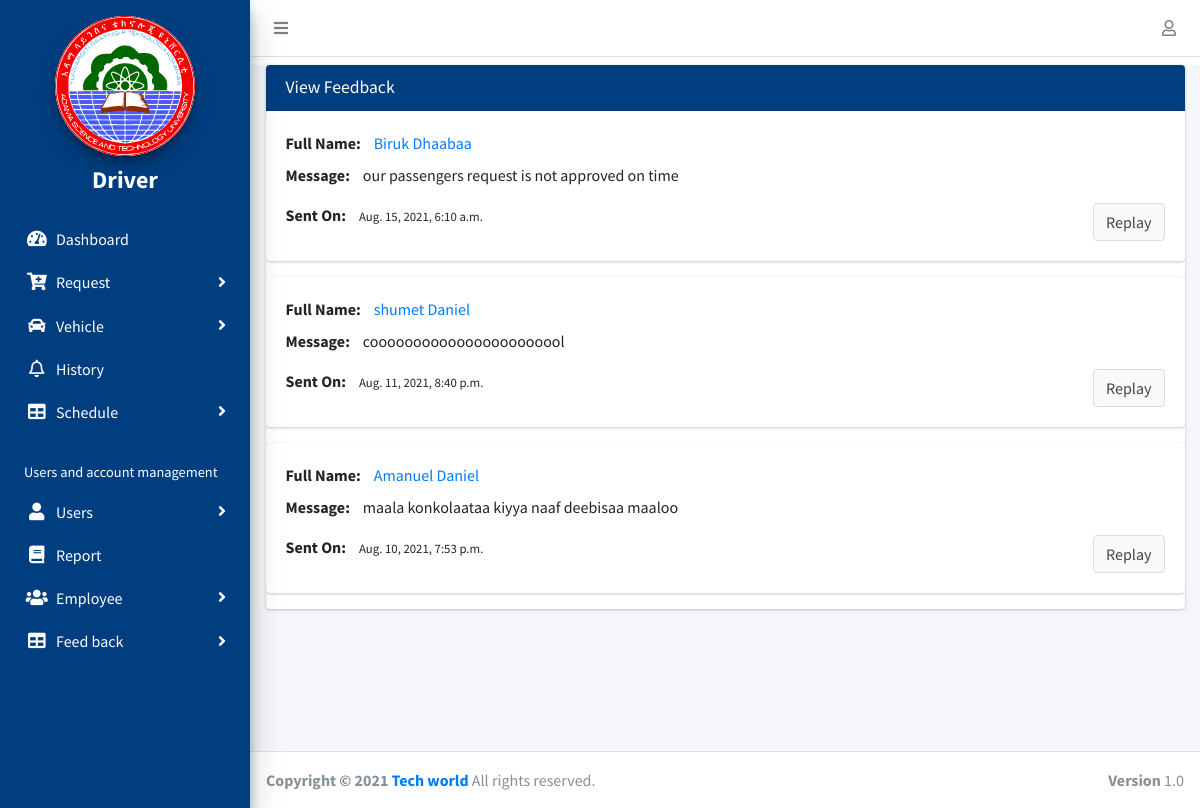
Screenshot of /feedback/view_feedback (signed in) with the database file from the repository.
### Trequest/models.py (models this page shows)
class MyUser(AbstractUser):
    first_name = models.CharField(max_length=100, null=True)
    last_name = models.CharField(max_length=100, null=True)
    email = models.EmailField(null=True, blank=True)
    ROLE = (
        ('Passenger', 'Passenger'),
        ('TSHO', 'TSHO'),
        ('Mechanic', 'Mechanic'),
        ('Driver', 'Driver'),
        ('StoreManager', 'Store Manager'),
        ('SchoolDean', 'School Dean'),
        ('DepartmentHead', 'Department Head'),
        ('VicePresident', 'Vice President'),
    )
    phone_regex = RegexValidator(
        regex=r'^\+?1?\d{10,15}$',
        message='Phone number must be entered in the format : 0987654321 or +251987654321 up to 15 digits allowed'
    )
    phone = models.CharField(
        validators=[phone_regex], max_length=15, blank=True)
    school = models.ForeignKey(
        School, on_delete=models.SET_NULL, blank=True, null=True)
    department = models.ForeignKey(
        Department, on_delete=models.SET_NULL, blank=True, null=True)
    role = models.CharField(max_length=200, choices=ROLE)
    date_registered = models.DateField(auto_now_add=True, null=True)
    def __str__(self):
        return self.username

class feedback(models.Model):
    user = models.ForeignKey(settings.AUTH_USER_MODEL,
                             on_delete=models.CASCADE)
    message = models.TextField(max_length=1000)
    sent_at = models.DateTimeField(auto_now_add=True)
    class Meta:
        ordering = ['-id']

### Trequest/views.py (the view)
# urls.py: path('feedback/view_feedback', views.view_feedback, name="view-feedback"),
def view_feedback(request):
    feedbacks = feedback.objects.all()
    context = {'feedback': feedbacks}
    return render(request, 'Trequest/view_feedback.html', context)

### Trequest/templates/Trequest/view_feedback.html (shortened to what this page needs)
{% extends 'Trequest/base.html' %}
{% load static%}
{% block content %}
<div class="content-wrapper mt-2">
  <section class="content">
    <div class="container-frequest>
       <div class="row mt-2">
          <div class="col-12">
            <div class="card">
              <div class="card-header" style="background:#003e80;color:#fff">
                <h3 class="card-title">View Feedback</h3>
              </div>
              <div class="card-body table-responsive p-0">
                       {% if feedback %}
                             {% for my in feedback %}
                              <div class="card">
                                <div class="card-body">
                                  <label>Full Name: &nbsp;&nbsp;</label><a href="{% url 'detail-account' my.user %}"> {{my.user.get_full_name}}</a><br>
                                 <p><b>Message: &nbsp;&nbsp;</b> {{my.message}}</p>
                                  <label>Sent On: &nbsp;&nbsp;</label> <small>{{my.sent_at}}</small>
                                  <button class="our-btn btn btn-default" style="float: right;">Replay</button>
                              </div>
                            </div>
                              {% endfor %}
                      {% else %}
                          <div class="alert alert-danger">
                             <p>NO feedback found</p>
                          </div>
                      {% endif %}
              </div>
            </div>
          </div>
        </div>
      </div>
  </div>
{% endblock content %}

### Trequest/templates/Trequest/base.html (shortened to what this page needs)
{% load static %}
<!DOCTYPE html>
<html>
  <head>
    <link
      rel="stylesheet"
      href="{% static 'plugins/fontawesome-free/css/all.min.css' %}"
    />
    <link
      rel="stylesheet"
      href=" https://code.ionicframework.com/ionicons/2.0.1/css/ionicons.min.css"
    />
    <link
      rel="stylesheet"
      href="{% static 'plugins/tempusdominus-bootstrap-4/css/tempusdominus-bootstrap-4.min.css' %}"
    />
    <link
      rel="stylesheet"
      href="{% static 'plugins/icheck-bootstrap/icheck-bootstrap.min.css' %}"
    />
    <link
      rel="stylesheet"
      href="{% static 'plugins/jqvmap/jqvmap.min.css' %}"
    />
    <link rel="stylesheet" href="{% static 'dist/css/adminlte.min.css' %}" />
    <link
      rel="stylesheet"
      href="{% static 'plugins/overlayScrollbars/css/OverlayScrollbars.min.css' %}"
    />
    <link
      rel="stylesheet"
      href="{% static 'plugins/daterangepicker/daterangepicker.css' %}"
    />
    <link
      rel="stylesheet"
      href="{% static 'plugins/summernote/summernote-bs4.css' %}"
    />
    <link
      rel="stylesheet"
      href="{% static 'plugins/datatables-bs4/css/dataTables.bootstrap4.css' %}"
    />
  </head>
  <body class="hold-transition sidebar-mini layout-fixed">
    <div class="wrapper">
      <nav class="main-header navbar navbar-expand navbar-white navbar-light">
        <ul class="navbar-nav">
          <li class="nav-item">
            <a class="nav-link" data-widget="pushmenu" href="#"
              ><i class="fas fa-bars"></i
            ></a>
          </li>
        </ul>
        <ul class="navbar-nav ml-auto">
          <li class="nav-item dropdown">
            <a class="nav-link" data-toggle="dropdown" href="#"
              ><i class="far fa-user"></i
            ></a>
          </li>
        </ul>
      </nav>
      <aside
        class="main-sidebar elevation-4"
        style="background: #003e80; color: white"
      >
        <div class="sidebar" style="color: white">
          <div class="user-panel mt-3 pb-3 mb-3s">
            <a href="{% url 'index' %}">
              <div style="text-align: center">
                <img
                  src="{% static 'dist/img/astu_logo.svg' %}"
                  alt="Astu Logo"
                  style="width: 60%; height: auto; background: white"
                  class="brand-image img-circle elevation-3"
                />
                <h5 style="margin-top: 10px; color: white; font-size: 2vw">
                  <strong>{{request.user.role}}</strong>
                </h5>
              </div>
            </a>
          </div>
          <nav>
            <ul
              class="nav nav-pills nav-sidebar flex-column"
              data-widget="treeview"
              role="menu"
              data-accordion="false"
            >
              <li class="nav-item has-treeview menu-open">
                <a href="{% url 'index' %}" class="list nav-link">
                  <i class="side nav-icon fas fa-tachometer-alt"></i>
                  <p style="color: white">Dashboard</p>
                </a>
              </li>
              <li class="nav-item has-treeview">
                <a href="#" class="list nav-link">
                  <i class="side nav-icon fa fa-cart-plus"></i>
                  <p style="color: white">
                    Request
                    <i class="fas fa-angle-right right"></i>
                  </p>
                </a>
              </li>
              <li class="nav-item has-treeview">
                <a href="#" class="list nav-link">
                  <i class="side nav-icon fas fa-car"></i>
                  <p style="color: white">
                    Vehicle
                    <i class="right fas fa-angle-right"></i>
                  </p>
                </a>
              </li>
              <li class="nav-item has-treeview">
                <a href="{% url 'history' %}" class="list nav-link">
                  <i class="side nav-icon far fa-bell"></i>
                  <p style="color: white">History</p>
                </a>
              </li>
              <li class="nav-item has-treeview">
                <a href="#" class="list nav-link">
                  <i class="side nav-icon fas fa-table"></i>
                  <p style="color: white">
                    Schedule
                    <i class="fas fa-angle-right right"></i>
                  </p>
                </a>
              </li>
              <li class="nav-header">Users and account management</li>
              <li class="nav-item has-treeview">
                <a href="#" class="list nav-link">
                  <i class="side nav-icon fas fa-user"></i>
                  <p style="color: white">
                    Users
                    <i class="fas fa-angle-right right"></i>
                  </p>
                </a>
              </li>
              <li class="nav-item has-treeview">
                <a href="{% url 'report' %}" class="list nav-link">
                  <i class="side nav-icon fa fa-book"></i>
                  <p style="color: white">Report</p>
                </a>
              </li>
              <li class="nav-item has-treeview">
                <a href="#" class="list nav-link">
                  <i class="side nav-icon fas fa-users"></i>
                  <p style="color: white">
                    Employee
                    <i class="fas fa-angle-right right"></i>
                  </p>
                </a>
              </li>
               <li class="nav-item has-treeview">
                    <a href="#" class="list nav-link">
                      <i class="side nav-icon fas fa-table"></i>
                      <p style="color: white">
                        Feed back
                        <i class="fas fa-angle-right right"></i>
                      </p>
                    </a>
                  </li>
            </ul>
          </nav>
        </div>
      </aside>
      {% block content %}
      {% endblock content %}
      {% include 'Trequest/footer.html' %}
  </body>
</html>

### Trequest/templates/Trequest/base.html (style rules this page uses)
.side { color: white; }

### rows the page displays
MyUser: user.role "Driver"
feedback: user.get_full_name "Biruk Dhaabaa", message "our passengers request is not approved on time", sent_at "Aug. 15, 2021, 6:10 a.m."
feedback: user.get_full_name "shumet Daniel", message "cooooooooooooooooooooool", sent_at "Aug. 11, 2021, 8:40 p.m."
feedback: user.get_full_name "Amanuel Daniel", message "maala konkolaataa kiyya naaf deebisaa maaloo", sent_at "Aug. 10, 2021, 7:53 p.m."
